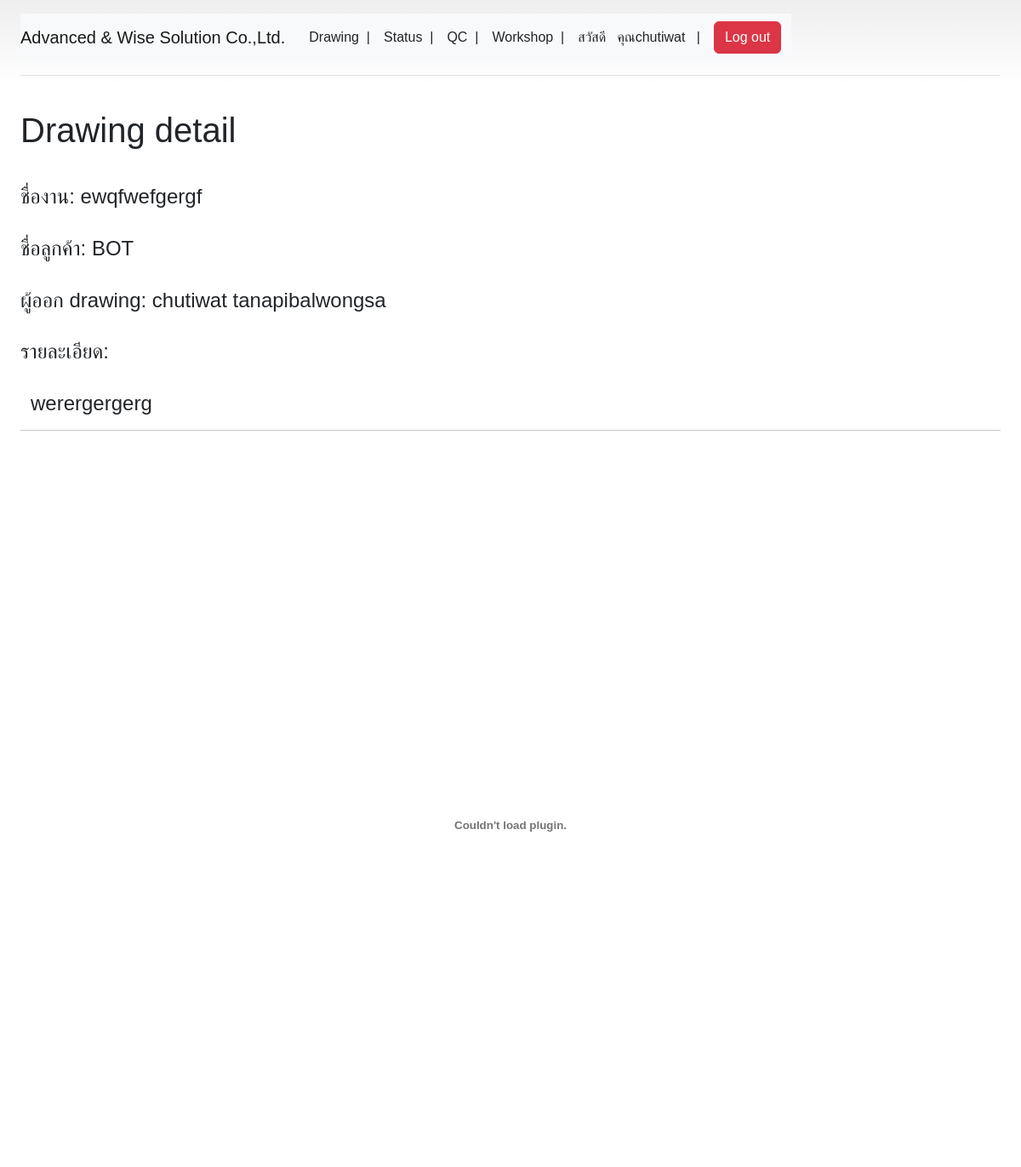
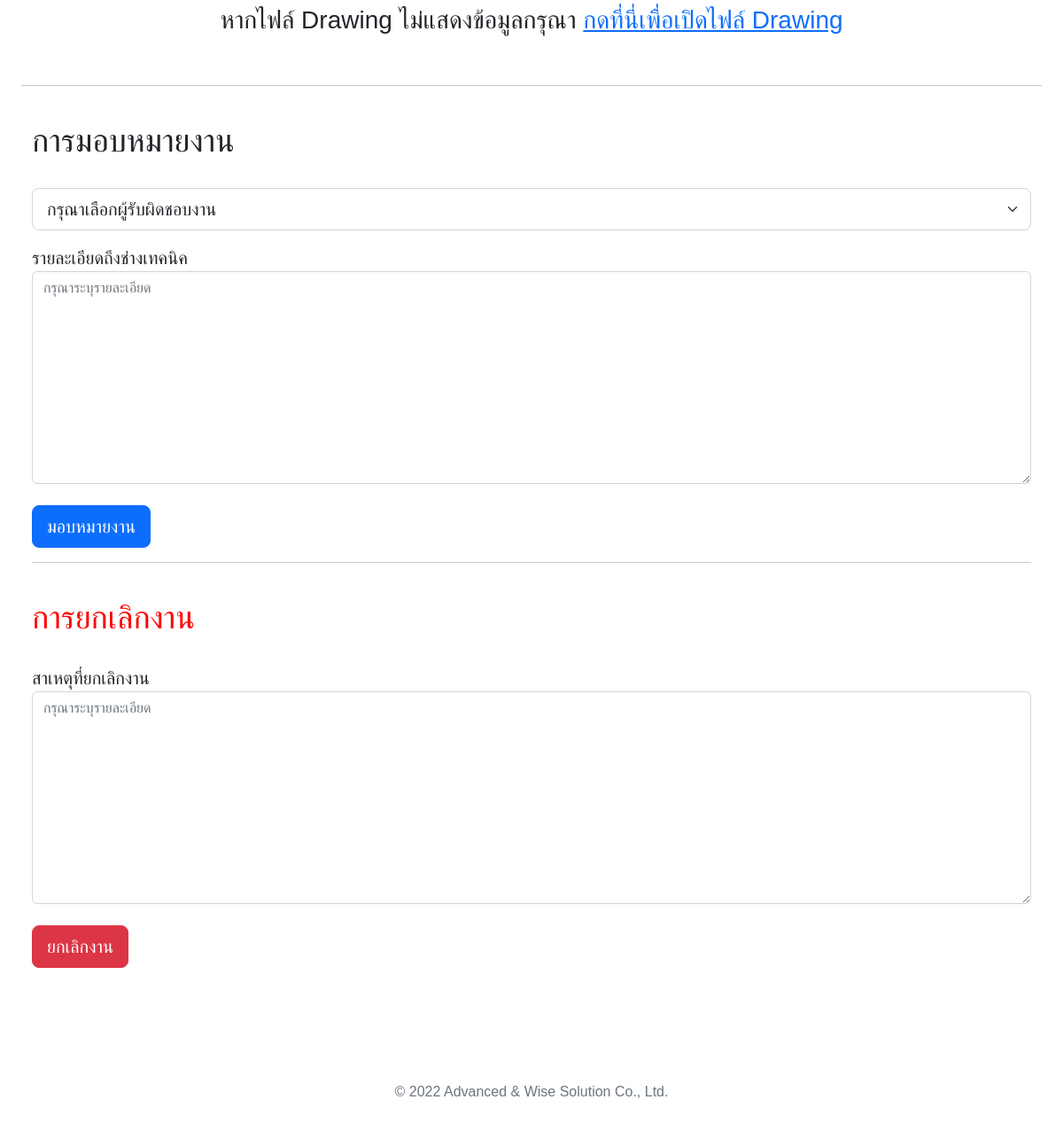
The app's page /aws-system-intranet/drawing-detail/40 (signed in) with its own data (2 pictures, top to bottom).
### design_section/models.py (models this page shows)
class JobTiltle(models.Model):
    title = models.CharField(max_length=200) #next time will link with PO
    description = models.TextField(null=True, blank=True)
    submit_date = models.DateTimeField(null=True, blank=True)
    process_date = models.DateTimeField(null=True, blank=True)
    finish_date = models.DateTimeField(null=True, blank=True)
    customer = models.ForeignKey(Customers, on_delete=models.DO_NOTHING)
    def __str__(self):
        text = str(self.pk) + '.' + str(self.title)
        return text

### customer_section/models.py (models this page shows, shortened)
class Customers(models.Model):
    full_name = models.CharField(max_length=100)
    initial_name = models.CharField(max_length=10, null=True, blank=True)
    address = models.TextField(null=True, blank=True)
    telephone = models.CharField(max_length=20, null=True, blank=True)
    email = models.EmailField(max_length=250, null=True, blank=True)

### design_section/views.py (the view, shortened to what this page needs)
# urls.py: path('drawing-detail/<int:drawing_id>', ShowDrawingDetail, name='drawing-detail-page'),
@login_required
def ShowDrawingDetail(request, drawing_id):
    context = {}
    picture_list=[]
    technicians=[]
    login_user_position_list = []
    date_time = datetime.datetime.now()
    login_user = request.user
    login_profile_id = EmployeeProfile.objects.get(user=login_user)
    login_position_id = ProfilePosition.objects.filter(profile_id = login_profile_id)
    for position_id in login_position_id:
        login_user_position = CompanyPosition.objects.get(position_name=position_id.position_id.position_name)
        login_user_position_list = np.append(login_user_position_list,login_user_position.position_name)
    if len(login_user_position_list) != 0:
        context['position_list'] = login_user_position_list
        context['position_status'] = True
    else:
        context['position_status'] = False
    drawing_file = DrawingFile.objects.get(pk=drawing_id)
    print(drawing_file)
    job_file = JobFile.objects.get(drawing_id=drawing_file.pk)
    print(job_file.job_id)
    job_title = JobTiltle.objects.get(pk=job_file.job_id.pk)
    print(job_title)
    customer = Customers.objects.get(pk=job_title.customer.pk)
    pictures_id = JobFile.objects.filter(job_id=job_file.job_id.pk)
    user_job = UserJob.objects.get(job_id=job_title.pk)
    draftsman = User.objects.get(username=user_job.user_id.username)
    draftsman_full_name = draftsman.first_name + ' ' + draftsman.last_name
    sender = login_user.username
    context['position'] = str(login_user_position.position_name)
    try:
        drawing_detail = DrawingDetail.objects.get(drawing_id=drawing_file.pk)
        file_drawing_detail = FileDetail.objects.get(pk=drawing_detail.detail_id.pk)
        drawing_description = file_drawing_detail.detail
    except:
        drawing_description = "No drawing description."
    selected_drawing = {
        "title":job_title.title,
        "customer":customer.initial_name,
        "draftsman":draftsman_full_name,
        "detail":drawing_description,
        "path":drawing_file.path
    }
    for picture_id in pictures_id:
        if picture_id.picture_id:
            print('picture id is ')
            print(picture_id.picture_id)
            picture_file = PictureFile.objects.get(pk=picture_id.picture_id.pk)
            print(picture_file.pk)
            try:
                picture_detail = PictureDetail.objects.get(picture_id=picture_file)
                print(picture_detail)
                file_pic_detail = FileDetail.objects.get(pk=picture_detail.detail_id.pk)
                picture_description = file_pic_detail.detail
            except:
                picture_description = "No picture description."
            picture_json = {
                "picture_path":picture_file.path,
                "picture_description":picture_description
            }
            print(picture_json)
            picture_list=np.append(picture_list,picture_json)
    company_position = CompanyPosition.objects.get(position_name="technician")
    profiles_position = ProfilePosition.objects.filter(position_id=company_position.pk)
    for profile_position in profiles_position:
        employee_profile = EmployeeProfile.objects.get(pk=profile_position.profile_id.pk)
        technician_full_name = str(employee_profile.user.pk) + '.' + employee_profile.user.first_name + ' ' + employee_profile.user.last_name
        technicians = np.append(technicians,technician_full_name)
        print(technicians)
    context['drawing_detail'] = selected_drawing
    context['pictures'] = picture_list
    context['technicians'] = technicians
    context['description'] = job_title.description
    return render(request, 'design_section/drawing_detail-page.html', context)

### design_section/models.py (called while the page is built)
    def __str__(self):
        text = str(self.pk) + '.' + str(self.name)
        return text

### design_section/template/design_section/drawing_detail-page.html (shortened to what this page needs)
{% extends 'design_section/design_section-base.html' %}
{% block design-main-content %}
  <main class="form-group w-60 m-auto">
    <h1 class="h1 mb-3 fw-normal">Drawing detail</h1>
    <br>
    {% if drawing_detail.title %}
      <h3 class="h4">ชื่องาน: {{ drawing_detail.title }}</h3>
      <br>
      <h3 class="h4">ชื่อลูกค้า: {{ drawing_detail.customer }}</h3>
      <br>
      <h3 class="h4">ผู้ออก drawing: {{ drawing_detail.draftsman }}</h3>
      <br>
      <h3 class="h4">รายละเอียด:</h3>
      <br>
      <div class="container-fluid">
        <h3 class="h4">{{ description }}</h3>
      </div>
      <hr>
      <br>
      {% if drawing_detail.path %}
      <center>
        <br>
        <embed src="{{ drawing_detail.path.url }}" type="application/pdf" view="Fit" width="100%" height="800px"></embed>
        <h1 class="h3">
          <p>หากไฟล์ Drawing ไม่แสดงข้อมูลกรุณา <a href="{{ drawing_detail.path.url }}" target="_blank">กดที่นี่เพื่อเปิดไฟล์ Drawing</a></p>
        </h1>
      </center>
        <br><hr><br>
          <div class="container-fluid form-group">
            <h1 style="font-size: 36px;">การมอบหมายงาน</h1>
            <br>
          <form method="POST" novalidate>
            <select class="form-select form-select-lg mb-3" aria-label="Default select example" name="technician_name">
              <option selected>กรุณาเลือกผู้รับผิดชอบงาน</option>
            </select>
            <label for="drawing_assign_detail" style="font-size:20px" >รายละเอียดถึงช่างเทคนิค</label>
            <textarea class="form-control" style="height:30vh;" id="drawing_assign_detail" name="drawing_assign_detail" placeholder="กรุณาระบุรายละเอียด"></textarea>
            <br>
            <button class="w-40 btn btn-lg btn-primary" type="submit" name="drawing_assign">มอบหมายงาน</button>
            <br><hr><br>
            <h1 style="font-size: 36px; color: red; font-style: normal;">การยกเลิกงาน</h1>
            <br>
            <label for="drawing_cancel_detail" style="font-size:20px" >สาเหตุที่ยกเลิกงาน</label>
            <textarea class="form-control" style="height:30vh;" id="drawing_cancel_detail" name="drawing_cancel_detail" placeholder="กรุณาระบุรายละเอียด"></textarea>
            <br>
            <button class="w-40 btn btn-lg btn-danger" type="submit" name="drawing_cancel">ยกเลิกงาน</button>
          </form>
          </div>
      {% endif %}
    {% endif %}
  </main>
{% endblock design-main-content %}

### design_section/template/design_section/design_section-base.html (shortened to what this page needs)
{% load static %}
<!doctype html>
<html lang="en">
  <head>
    <link href="{% static 'css/bootstrap_min.css' %}" rel="stylesheet">
    <link href="{% static 'css/pricing.css' %}" rel="stylesheet">
    <link href="{% static 'css/MyCss.css' %}" rel="stylesheet" type="text/css">
  </head>
  <body onload="OnLoadDesign();">
    <div class="container-fluid py-3">
      <div class="container-fluid">
        <header>
            <div class="d-flex flex-column flex-md-row align-items-center pb-3 mb-4 border-bottom">
              <nav class="navbar navbar-expand-lg navbar-light bg-light">
                <a class="navbar-brand" href="/">Advanced & Wise Solution Co.,Ltd.</a>
                <div class="collapse navbar-collapse container-fluid" id="navbarSupportedContent">
                    <ul class="nav navbar-nav navbar-left">
                      {% if user.is_authenticated %}
                        {% if position_status == True %}
                          {% for position in position_list %}
                            {% if position == 'technician' %}
                              <li class="nav-item">
                                  <a class="me-3 py-2 text-dark text-decoration-none" href="/aws-system-intranet/workshop-home/" >Workshop&nbsp;&nbsp;|</a>
                              </li>
                            {% endif %}
                            {% if position == 'quality control' %}
                              <li class="nav-item">
                                  <a class="me-3 py-2 text-dark text-decoration-none" href="/aws-system-intranet/qc-home/" >QC&nbsp;&nbsp;|</a>
                              </li>
                            {% endif %}
                            {% if position == 'draftsman' %}
                              <li class="nav-item">
                                  <a class="me-3 py-2 text-dark text-decoration-none" href="/aws-system-intranet/drawing-upload/" >Drawing&nbsp;&nbsp;|</a>
                              </li>
                            {% endif %}
                            {% if position == 'draftsman' %}
                              <li class="nav-item">
                                  <a class="me-3 py-2 text-dark text-decoration-none" href="/aws-system-intranet/drawing-status/" >Status&nbsp;&nbsp;|</a>
                              </li>
                            {% endif %}
                          {% endfor %}
                          </ul>
                        {% endif %}
                      {% endif %}
                    <a class="me-3 py-2 text-dark text-decoration-none my-2 my-lg-0" href="{% url 'aws-system-home' %}" >สวัสดี &nbsp; คุณ{{ request.user.first_name }} &nbsp;&nbsp;|</a>
                  <form class="form-inline my-2 my-lg-0" method="POST" action='{% url "logout-page" %}' novalidate>
                    <button type="submit" class="btn my-2 my-sm-0 btn-danger">Log out</button>
                  </form>
                </div>
              </nav>
            </div>
        </header>
      </div>
      <div class="container-fluid py-3">
        {% block design-main-content %}
        {% endblock design-main-content %}
      </div>
    </div>
  </body>
  <footer class="my-5 pt-5 text-muted text-center text-small">
    <p class="mb-1">&copy; 2022 Advanced & Wise Solution Co., Ltd.</p>
  </footer>
</html>

### static/css/pricing.css (style rules this page uses)
body { background-image: linear-gradient(180deg, #eee, #fff 100px, #fff); }

### design_section/template/design_section/design_section-base.html (style rules this page uses)
body { min-height: 100vh; font-family: Arial; }

### records on screen
JobTiltle: title "ewqfwefgergf", description "werergergerg"
Customers: customer "BOT"

### other values on screen
{{ request.user.first_name }} "chutiwat"
{{ drawing_detail.draftsman }} "chutiwat tanapibalwongsa"
